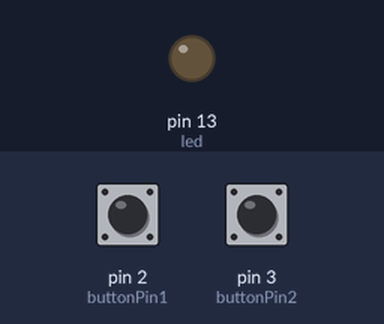
A sketch run on a simulated Arduino Uno, built with avr-gcc and run on an emulated ATmega328P. Parts: output pins drawn as LEDs (lit = HIGH). The inputs (shaded band) are chosen by the test bench; at power-on: pin 3 (buttonPin2) LOW, pin 2 (buttonPin1) LOW. What the sketch prints to the serial monitor is not drawn.

Above: at 8.8 s.
8.9 s: pin 3 (buttonPin2) pulled HIGH for 3 s
At 11.0 s:
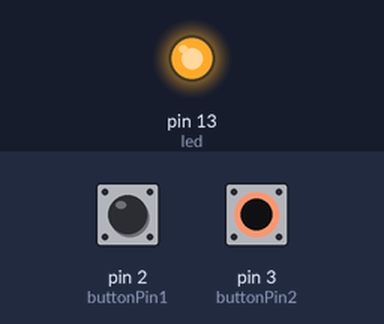
13.9 s: pin 2 (buttonPin1) pulled HIGH for 3 s
At 18.3 s:
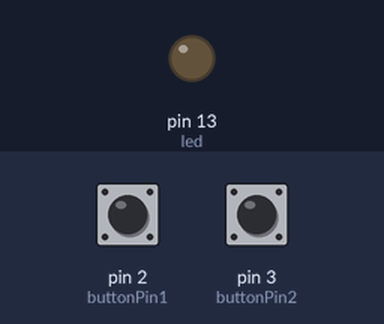
Timing chart, 0 to 19.8 s (numbered marks = the images above; inputs shaded):
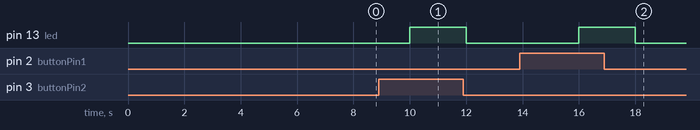

Measured:
- after the input at 8.9 s, pin 13 (led): LOW → HIGH after 1.1 s, → LOW 2.0 s later
- after the input at 13.9 s, pin 13 (led): LOW → HIGH after 2.1 s, → LOW 2.0 s later

The sketch:

TwoSwitch_XBee-01-09-16.ino
```cpp
const int buttonPin1 = 2;
const int buttonPin2 = 3;
const int led =  13;
int buttonState1 = 0;
int buttonState2 = 0;

void setup() {
  pinMode (led, OUTPUT);
  pinMode(buttonPin1, INPUT);
  pinMode(buttonPin2, INPUT);
  Serial.begin(9600);
}

void loop() {

  buttonState1 = digitalRead(buttonPin1);
  if (buttonState1 == HIGH) {
    setRemoteState1(0X5);
    digitalWrite(led, HIGH);
    delay(2000);
  } else {
    setRemoteState1(0X4);
    digitalWrite(led, LOW);
    delay(2000);
  }

  buttonState2 = digitalRead(buttonPin2);
  if(buttonState2 == HIGH){
    setRemoteState2(0X5);
    digitalWrite(led, HIGH);
    delay(2000);
    } else {
      setRemoteState2(0X4);
      digitalWrite(led, LOW);
      delay(2000);
      }
}

void setRemoteState1(char value) {

  Serial.write(0X7E);
  Serial.write((byte)0x0);
  Serial.write(0X10);
  Serial.write(0X17);
  Serial.write((byte)0x0);
  Serial.write((byte)0x0);
  Serial.write((byte)0x0);
  Serial.write((byte)0x0);
  Serial.write((byte)0x0);
  Serial.write((byte)0x0);
  Serial.write((byte)0x0);
  Serial.write(0xFF);
  Serial.write(0XFF);
  Serial.write(0XFF);
  Serial.write(0XFE);
  Serial.write(0X02);
  Serial.write('D');
  Serial.write('4');
  Serial.write(value);
  long sum = 0X17 + 0XFF + 0XFF + 0XFF + 0XFE + 0X02 + 'D' + '4' + value;
  Serial.write( 0XFF - (sum & 0XFF));
}

void setRemoteState2(char value) {

  Serial.write(0X7E);
  Serial.write((byte)0x0);
  Serial.write(0X10);
  Serial.write(0X17);
  Serial.write((byte)0x0);
  Serial.write((byte)0x0);
  Serial.write((byte)0x0);
  Serial.write((byte)0x0);
  Serial.write((byte)0x0);
  Serial.write((byte)0x0);
  Serial.write((byte)0x0);
  Serial.write(0xFF);
  Serial.write(0XFF);
  Serial.write(0XFF);
  Serial.write(0XFE);
  Serial.write(0X02);
  Serial.write('D');
  Serial.write('7');
  Serial.write(value);
  long sum = 0X17 + 0XFF + 0XFF + 0XFF + 0XFE + 0X02 + 'D' + '7' + value;
  Serial.write( 0XFF - (sum & 0XFF));
}
```
